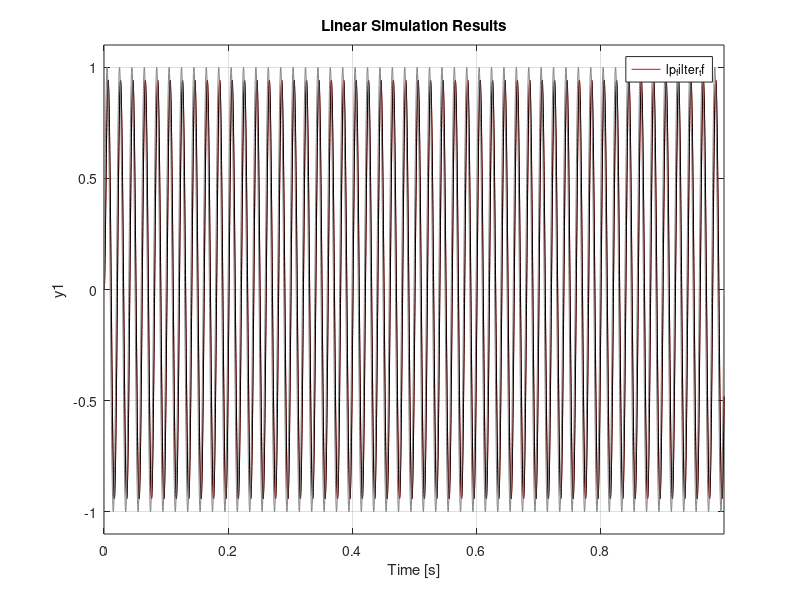

Write MATLAB code to recreate this figure.
clear all ;
close all ;

data = load('filter_results.txt') ;
plot( data(:,1), data(:, 2), 'r')

lp_filter_tf = tf([0, 0.00726436941467171, 0.00668055316076471], [1, -1.76382275659635, 0.777767679171789], 1e-4)

t = data(:, 1) ;
sin_input = sin(2 * 3.141592654 * 50 * t) ;
hold on ;
lsim(lp_filter_tf, sin_input, 'k')
hold off ;